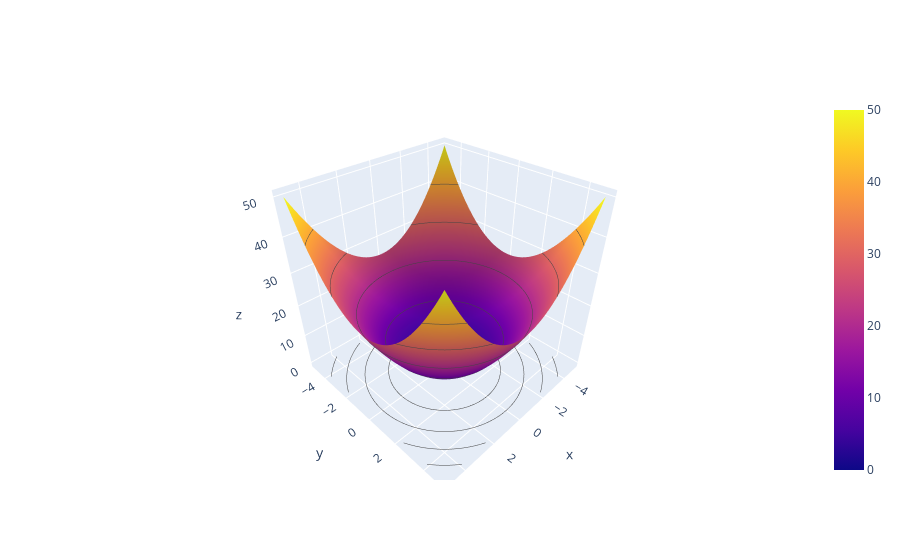

Notebook cell for this chart:
### Markdown cell above
## <b><div style='padding:20px;background-color:#F2F0EB;color:#000000;border-radius:5px;font-size:100%'>3D surface of objective function</div></b>

### Code cell
# Plot 3D surface of objective function for confirmation.
plotSurface(objective=objective, x_range_step=(-5, 5, 0.1), y_range_step=(-5, 5, 0.1))

### Figure 1 — Plotly figure (JSON) as saved in the notebook; plotly's stock layout.template omitted (floating-point values rounded to 4 significant figures; data arrays with more than 128 entries replaced by an {"elided": "..."} marker saying what was removed)
{"data": [{"contours": {"z": {"project": {"z": true}, "show": true}}, "type": "surface", "x": [-5, -4.9, -4.8, -4.7, -4.6, -4.5, -4.4, -4.3, -4.2, -4.1, -4.0, -3.9, -3.8, -3.7, -3.6, -3.5, -3.4, -3.3, -3.2, -3.1, -3.0, -2.9, -2.8, -2.7, -2.6, -2.5, -2.4, -2.3, -2.2, -2.1, -2.0, -1.9, -1.8, -1.7, -1.6, -1.5, -1.4, -1.3, -1.2, -1.1, -1.0, -0.9, -0.8, -0.7, -0.6, -0.5, -0.4, -0.3, -0.2, -0.1, -1.776e-14, 0.1, 0.2, 0.3, 0.4, 0.5, 0.6, 0.7, 0.8, 0.9, 1.0, 1.1, 1.2, 1.3, 1.4, 1.5, 1.6, 1.7, 1.8, 1.9, 2.0, 2.1, 2.2, 2.3, 2.4, 2.5, 2.6, 2.7, 2.8, 2.9, 3.0, 3.1, 3.2, 3.3, 3.4, 3.5, 3.6, 3.7, 3.8, 3.9, 4.0, 4.1, 4.2, 4.3, 4.4, 4.5, 4.6, 4.7, 4.8, 4.9, 5.0], "y": [-5, -4.9, -4.8, -4.7, -4.6, -4.5, -4.4, -4.3, -4.2, -4.1, -4.0, -3.9, -3.8, -3.7, -3.6, -3.5, -3.4, -3.3, -3.2, -3.1, -3.0, -2.9, -2.8, -2.7, -2.6, -2.5, -2.4, -2.3, -2.2, -2.1, -2.0, -1.9, -1.8, -1.7, -1.6, -1.5, -1.4, -1.3, -1.2, -1.1, -1.0, -0.9, -0.8, -0.7, -0.6, -0.5, -0.4, -0.3, -0.2, -0.1, -1.776e-14, 0.1, 0.2, 0.3, 0.4, 0.5, 0.6, 0.7, 0.8, 0.9, 1.0, 1.1, 1.2, 1.3, 1.4, 1.5, 1.6, 1.7, 1.8, 1.9, 2.0, 2.1, 2.2, 2.3, 2.4, 2.5, 2.6, 2.7, 2.8, 2.9, 3.0, 3.1, 3.2, 3.3, 3.4, 3.5, 3.6, 3.7, 3.8, 3.9, 4.0, 4.1, 4.2, 4.3, 4.4, 4.5, 4.6, 4.7, 4.8, 4.9, 5.0], "z": {"elided": "101x101 float values"}}], "layout": {}}
